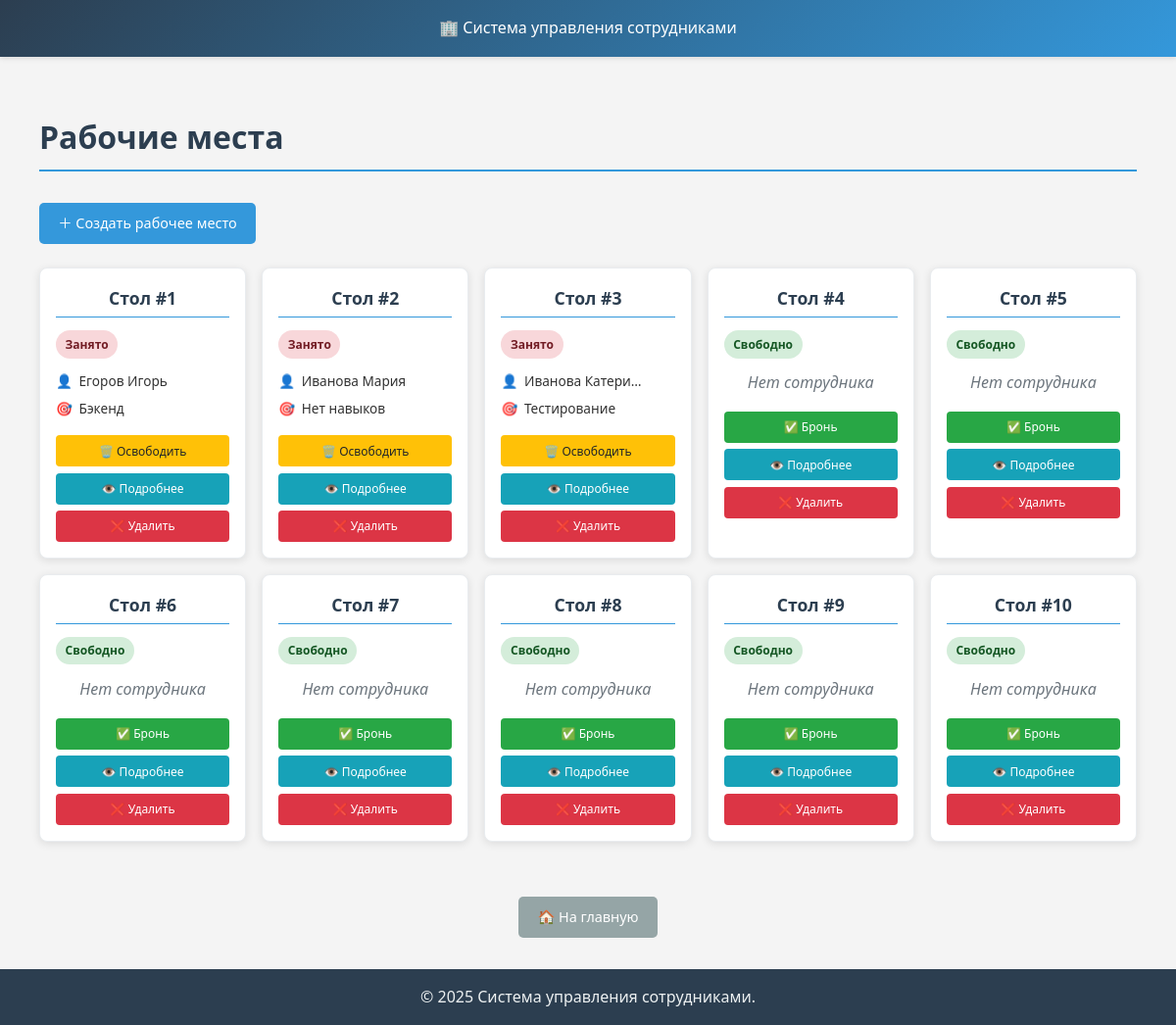
/workplaces/, run on the app's committed database.
### workplaces/models.py (models this page shows, shortened)
class Workplace(models.Model):
    desk_number = models.CharField(
        max_length=10, unique=True, verbose_name="Номер стола"
    )
    employee = models.OneToOneField(
        Employee,
        on_delete=models.SET_NULL,
        null=True,
        blank=True,
        related_name="workplace",  # Добавляем related_name
        verbose_name="Сотрудник",
    )
    additional_info = models.TextField(
        blank=True, verbose_name="Дополнительная информация"
    )
    class Meta:
        verbose_name = "Рабочее место"
        verbose_name_plural = "Рабочие места"

### employees/models.py (models this page shows, shortened)
class Employee(AbstractUser):
    GENDER_CHOICES = [
        ("M", "Мужской"),
        ("F", "Женский"),
    ]
    email = models.EmailField(
        unique=True,
        verbose_name="Email",
        blank=False,
    )
    username = models.CharField(
        max_length=150,
        unique=True,
        verbose_name="Логин",
    )
    middle_name = models.CharField(max_length=100, blank=True, verbose_name="Отчество")
    gender = models.CharField(max_length=1, choices=GENDER_CHOICES, verbose_name="Пол")
    description = models.TextField(blank=True, verbose_name="Описание")
    """
    groups = models.ManyToManyField(
        Group,
        verbose_name="Группы",
        blank=True,
        related_name="employee_groups",  # чтобы избежать конфликтов
        related_query_name="employees",
    )
    """
    class Meta:
        ordering = ("-date_joined",)
        verbose_name = "Сотрудник"
        verbose_name_plural = "Сотрудники"
    def get_skills_display(self):
        skills = self.skills.all()
        if skills:
            return ", ".join([f"{skill.get_skill_display()}" for skill in skills])
        return "Нет навыков"
    def __str__(self):
        return f"{self.last_name} {self.first_name}"

class EmployeeSkill(models.Model):
    SKILL_CHOICES = [
        ("frontend", "Фронтенд"),
        ("backend", "Бэкенд"),
        ("testing", "Тестирование"),
        ("management", "Управление проектами"),
        ("design", "Дизайн"),
        ("devops", "DevOps"),
    ]
    employee = models.ForeignKey(
        Employee,
        on_delete=models.CASCADE,
        related_name="skills",
        verbose_name="Сотрудник",
    )
    skill = models.CharField(
        max_length=100, choices=SKILL_CHOICES, verbose_name="Навык"
    )
    level = models.IntegerField(
        validators=[MinValueValidator(1), MaxValueValidator(10)],
        verbose_name="Уровень навыка",
    )
    class Meta:
        unique_together = ("employee", "skill")
        verbose_name = "Навык сотрудника"
        verbose_name_plural = "Навыки сотрудников"

### workplaces/views.py (the view)
# urls.py: path("", views.WorkplaceListViews.as_view(), name="workplaces"),
class WorkplaceListViews(ListView):
    model = Workplace
    template_name = "workplaces/workplaces.html"
    context_object_name = "workplaces"
    def get_queryset(self):
        return Workplace.objects.select_related("employee").all()
    def get_context_data(self, **kwargs):
        context = super().get_context_data(**kwargs)
        context["available_employees"] = Employee.objects.filter(
            workplace__isnull=True
        ).prefetch_related("skills")
        return context

### templates/workplaces/workplaces.html
{% extends 'base.html' %}
{% load static %}
{% block extra_css %}
    <link rel="stylesheet" href="{% static 'css/workplaces/workplaces.css' %}">
{% endblock %}
{% block content %}
<div class="container workplace-container">
    <h1>Рабочие места</h1>
    <a href="{% url 'workplaces:add_workplace' %}" class="btn btn-primary btn-create">
        ＋ Создать рабочее место
    </a>
    <div class="row workplaces-grid">
        {% for workplace in workplaces %}
        <div class="col-md-4 mb-3">
            <div class="workplace-card">
                <h5 class="card-title">Стол #{{ workplace.desk_number }}</h5>
                {% if workplace.employee %}
                <div class="status-badge status-occupied">Занято</div>
                <div class="workplace-info">
                    <p><strong>👤</strong> {{ workplace.employee|truncatechars:15 }}</p>
                    <p><strong>🎯</strong> {{ workplace.employee.get_skills_display|truncatechars:20 }}</p>
                </div>
                {% else %}
                <div class="status-badge status-free">Свободно</div>
                <p class="text-muted text-center">Нет сотрудника</p>
                {% endif %}
                <div class="workplace-actions">
                    {% if workplace.employee %}
                    <a href="{% url 'workplaces:clear_workplace' workplace.pk %}"
                       class="btn-workplace btn-warning" title="Освободить место">
                        🗑️ Освободить
                    </a>
                    {% else %}
                    <a href="{% url 'workplaces:booking' workplace.pk %}"
                       class="btn-workplace btn-success" title="Забронировать место">
                        ✅ Бронь
                    </a>
                    {% endif %}
                    <a href="{% url 'workplaces:workplace_detail' workplace.pk %}"
                       class="btn-workplace btn-info" title="Подробная информация">
                        👁️ Подробнее
                    </a>
                    <a href="{% url 'workplaces:delete_workplace' workplace.pk %}"
                       class="btn-workplace btn-danger" title="Удалить рабочее место">
                        ❌ Удалить
                    </a>
                </div>
            </div>
        </div>
        {% endfor %}
    </div>
</div>
<div class="navigation-buttons">
    <a href="/" class="btn btn-secondary">
        🏠 На главную
    </a>
</div>
{% endblock %}

### static_dev/css/base.css (style rules this page uses)
* { margin: 0; padding: 0; box-sizing: border-box; }
body { font-family: 'Segoe UI', Tahoma, Geneva, Verdana, sans-serif; line-height: 1.6; color: #333; background-color: #f4f4f4; min-height: 100vh; display: flex; flex-direction: column; }
.btn { display: inline-block; padding: 0.6rem 1.2rem; border: none; border-radius: 5px; text-decoration: none; font-size: 0.9rem; cursor: pointer; transition: all 0.3s ease; text-align: center; }
.btn-primary { background-color: #3498db; color: white; }
.btn-secondary { background-color: #95a5a6; color: white; }
.btn-danger { background-color: #e74c3c; color: white; }
h1, h2, h3 { margin-bottom: 1rem; color: #2c3e50; }
h1 { border-bottom: 2px solid #3498db; padding-bottom: 0.5rem; margin-bottom: 2rem; }

### static_dev/css/workplaces/workplaces.css (style rules this page uses)
.row.workplaces-grid { display: grid; grid-template-columns: repeat(5, 1fr); gap: 1rem; margin: 0; }
.workplace-card { background: white; border-radius: 8px; padding: 1rem; box-shadow: 0 2px 8px rgba(0, 0, 0, 0.1); border: 1px solid #e9ecef; transition: all 0.3s ease; height: 100%; min-height: 220px; }
.workplace-card .card-title { color: #2c3e50; font-size: 1.1rem; font-weight: 600; margin-bottom: 0.8rem; padding-bottom: 0.3rem; border-bottom: 1px solid #3498db; text-align: center; }
.workplace-info p { margin-bottom: 0.4rem; font-size: 0.85rem; }
.status-badge { display: inline-block; padding: 0.3rem 0.6rem; border-radius: 15px; font-size: 0.75rem; font-weight: 600; margin-bottom: 0.8rem; }
.status-free { background-color: #d4edda; color: #155724; }
.status-occupied { background-color: #f8d7da; color: #721c24; }
.workplace-actions { display: flex; flex-direction: column; gap: 0.4rem; margin-top: 1rem; }
.btn-workplace { padding: 0.4rem 0.6rem; font-size: 0.75rem; border-radius: 4px; text-decoration: none; transition: all 0.3s ease; border: none; cursor: pointer; text-align: center; width: 100%; }
.btn-workplace.btn-success { background-color: #28a745; color: white; }
.btn-workplace.btn-warning { background-color: #ffc107; color: #212529; }
.btn-workplace.btn-info { background-color: #17a2b8; color: white; }
.btn-workplace.btn-danger { background-color: #dc3545; color: white; }
@media (min-width: 1200px) { .row.workplaces-grid { grid-template-columns: repeat(5, 1fr); } }
.workplace-info strong { display: inline-block; min-width: 20px; }
.text-center { text-align: center; }
.text-muted { color: #6c757d !important; font-style: italic; }
.workplace-container { padding: 1.5rem; }
.btn-create { margin-bottom: 1.5rem; display: inline-block; }
.navigation-buttons { margin-top: 2rem; text-align: center; }

### data on the page
Workplace: desk_number "1", employee "Егоров Игорь", employee.skills "Бэкенд", shows "🗑️ Освободить"
Workplace: desk_number "2", employee "Иванова Мария", employee.skills "Нет навыков", shows "🗑️ Освободить"
Workplace: desk_number "3", employee "Иванова Катери…", employee.skills "Тестирование", shows "🗑️ Освободить"
Workplace: desk_number "4", shows "Свободно", shows "✅ Бронь"
Workplace: desk_number "5", shows "Свободно", shows "✅ Бронь"
Workplace: desk_number "6", shows "Свободно", shows "✅ Бронь"
Workplace: desk_number "7", shows "Свободно", shows "✅ Бронь"
Workplace: desk_number "8", shows "Свободно", shows "✅ Бронь"
Workplace: desk_number "9", shows "Свободно", shows "✅ Бронь"
Workplace: desk_number "10", shows "Свободно", shows "✅ Бронь"
